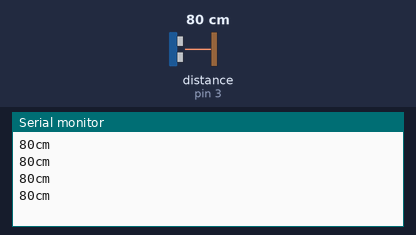
Bench run of a sketch on a simulated Arduino Uno, built with avr-gcc and run on an emulated ATmega328P. Shown: the last lines printed to the serial monitor. Inputs (shaded band) come from the test bench; at power-on: distance to the obstacle (sensor on pin 3) 80 cm. The echo pulse lasts 58.3 µs per cm.

Above: at 1.2 s.
1.3 s: distance to the obstacle (sensor on pin 3) set to 2 cm
At 1.73 s:
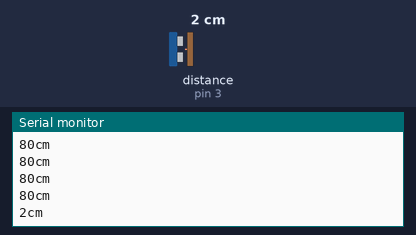
2.8 s: distance to the obstacle (sensor on pin 3) set to 4 cm
At 2.94 s:
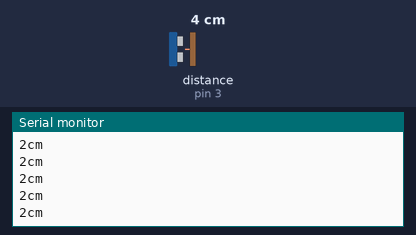
Timing chart, 0 to 5.8 s (numbered marks = the images above; inputs shaded):
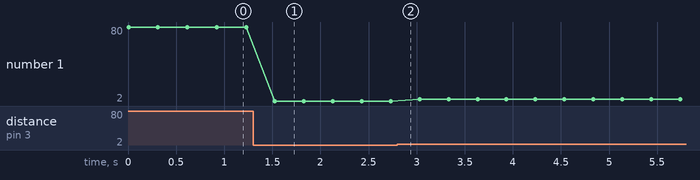

The sketch:

Ultra_Sound_Copy.ino
```cpp
const int pinOut = 2;
const int pinIn = 3;

void setup()
{
  Serial.begin(9600);
  pinMode(pinOut,OUTPUT);
  pinMode(pinIn,INPUT);
}

void loop()
{
  long duration, cm;

  digitalWrite(pinOut,HIGH);
  delayMicroseconds(10);
  digitalWrite(pinOut,LOW);

  duration = pulseIn(pinIn,HIGH);
  cm = microsecondsToCentimeters(duration);

  Serial.print(cm);
  Serial.print("cm");
  Serial.println();

  delay(300);
}

long microsecondsToInches(long microseconds)
{
  return microseconds / 74 / 2;
}

long microsecondsToCentimeters(long microseconds)
{
  return microseconds / 29 / 2;
}
```

Measured:
- after the input at 1.3 s, the serial monitor: prints a new line after 0.23 s (image 1)
- plotted number 1: 80 → 2 after the input at 1.3 s, 2 → 4 after the input at 2.8 s
